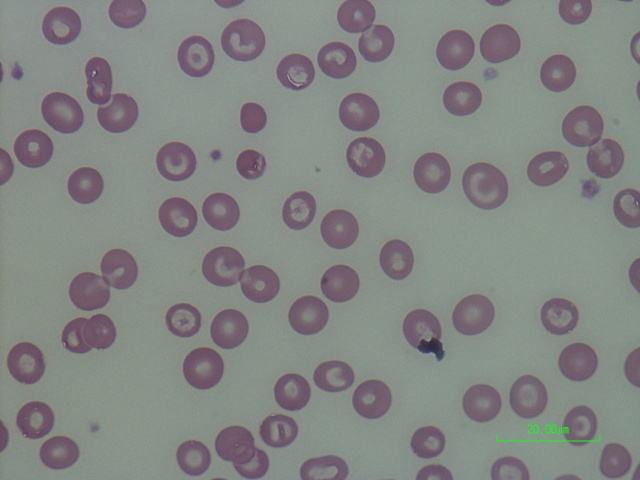
#> input picture images/wbc125.jpg, 640 x 480 px
$ jupyter execute main.ipynb
#> lines starting #> are read from the running program, lines starting #| are printed output that depends on the picture; after the words box and inside, x2 and y2 are one past the last pixel; in counts of white or black regions, pixels touching at a corner belong together
### image_process_module.py
import cv2
import numpy as np

class ImageProcess:
    def convert_to_gray(self, image):
        """Convert the image to grayscale"""
        return cv2.cvtColor(image, cv2.COLOR_BGR2GRAY)

    def clahe(self, image, clahe=None):
        """Apply Contrast Limited Adaptive Histogram Equalization (CLAHE) for enhancing contrast"""
        clahe = clahe if clahe is not None else cv2.createCLAHE(clipLimit=2.0, tileGridSize=(8, 8))
        return clahe.apply(image)

    def apply_threshold(self, image, threshold=150, method=cv2.THRESH_BINARY):
        """Apply binary thresholding to the image to create a binary (black & white) image"""
        _, binary = cv2.threshold(image, threshold, 255, method)  # Only return the binary image
        return binary

    def extract_contour(self, image, mode=cv2.RETR_TREE, method=cv2.CHAIN_APPROX_SIMPLE):
        """
        Extract contours from the image. If the image is not already binary, it will be converted to grayscale
        and thresholded before finding contours.
        """

        # Convert to grayscale and then apply threshold
        gray = self.convert_to_gray(image)
        clahe = self.clahe(image=gray)
        binary = self.apply_threshold(clahe)

        # Find contours in the binary image
        contours, _ = cv2.findContours(binary, mode, method)
        return contours

    def filter_contours(self, min_area, contours):
        """Filter out contours that have an area smaller than the specified minimum"""
        return [cnt for cnt in contours if cv2.contourArea(cnt) > min_area]

    def draw_contour(self, image, contours, thickness=1):
        """Draw contours on the image"""
        copy_image = image.copy()  # Make a copy of the image to avoid modifying the original

        # Draw contours on the image copy
        cv2.drawContours(copy_image, contours, contourIdx=-1, color=(0, 255, 0), thickness=thickness, lineType=cv2.LINE_AA)

        # Display the image with contours
        self.show_image(copy_image, "Contours of your image")

    def get_bounding_boxes(self, contours):
        """Get bounding boxes for each contour (rectangular regions enclosing each contour)"""
        return [cv2.boundingRect(cnt) for cnt in contours]

    def filter_bounding_box(self, bounding_boxes, min_w, min_h):
        """
        Filter bounding boxes that have a width smaller than min_w or height smaller than min_h.
        This is useful for ignoring small objects that might not be relevant.
        """
        return [box for box in bounding_boxes if box[2] >= min_w and box[3] >= min_h]

    def draw_bounding_boxes(self, image, bounding_boxes):
        """Draw bounding boxes on the image"""
        image_copy = image.copy()  # Make a copy of the image
        for (x, y, w, h) in bounding_boxes:
            # Draw a rectangle for each bounding box (in blue color)
            cv2.rectangle(image_copy, (x, y), (x + w, y + h), (255, 0, 0), 2)

        # Display the image with bounding boxes
        self.show_image(image_copy, 'Bounding Boxes')

    def show_image(self, image, title="Your image here."):
        """Display image"""
        cv2.imshow(title, image)
        cv2.waitKey(0)
        cv2.destroyAllWindows()

### main.ipynb
[cell 1]
from image_process_module import ImageProcess
import cv2
import numpy as np

[cell 2]
img_path = "images/wbc125.jpg"

image = cv2.imread(img_path)
#> image is the input picture: shape (480, 640, 3); mean B, G, R 131.4, 133.7, 130.9

img_process = ImageProcess()

[cell 3]
gray_img = img_process.convert_to_gray(image)
img_process.show_image(image=gray_img)

[cell 4]
clahe_img = img_process.clahe(gray_img)
#> in clahe, `return clahe.apply(image)`:
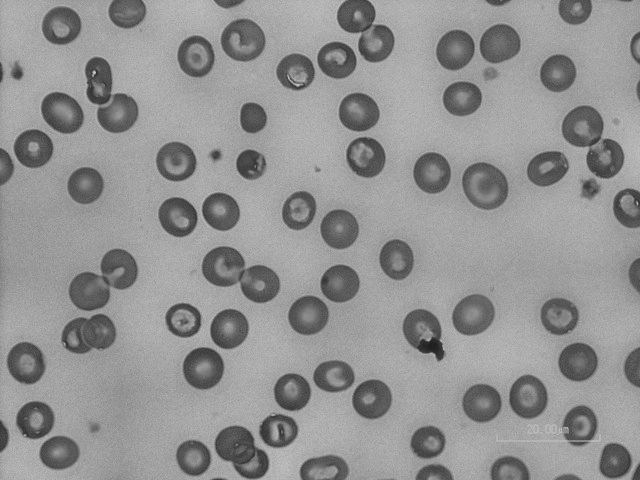
#> returned value: shape (480, 640); min 30, max 208, mean 146.2
img_process.show_image(image=clahe_img)

[cell 5]
binary_img = img_process.apply_threshold(image=clahe_img)
#> in apply_threshold, `_, binary = cv2.threshold(image, threshold, 255, method)`:
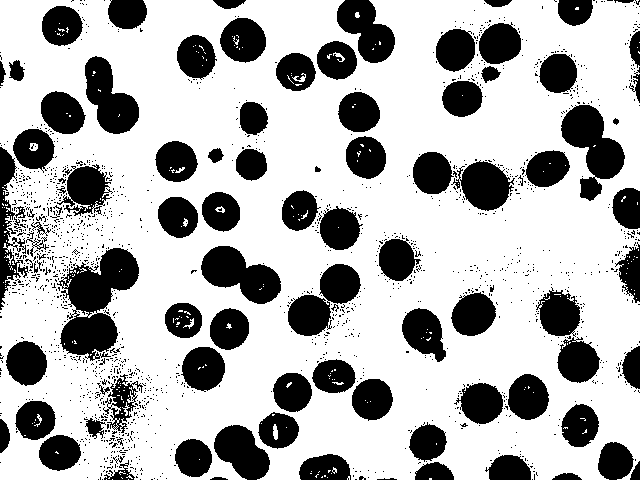
#> binary: shape (480, 640); 70% white; 1637 black regions (1538 under 20 px)
img_process.show_image(image=binary_img)

[cell 6]
contours = img_process.extract_contour(image=image)
#> in extract_contour, `contours, _ = cv2.findContours(binary, mode, method)`: contours = 2316 contours, 2212 with area under 20; largest, box (x1, y1, x2, y2) and area: (0, 0, 640, 480) 290398, (56, 247, 140, 317) 3082, (200, 245, 282, 305) 2822, (560, 104, 626, 180) 2780, (84, 55, 140, 135) 2548
contours = img_process.filter_contours(min_area=40, contours=contours)
#> contours = 71 contours; largest, box (x1, y1, x2, y2) and area: (0, 0, 640, 480) 290398, (56, 247, 140, 317) 3082, (200, 245, 282, 305) 2822, (560, 104, 626, 180) 2780, (84, 55, 140, 135) 2548

[cell 7]
img_process.draw_contour(image=image, contours=contours)
#> in draw_contour, `cv2.drawContours(copy_image, contours, contourIdx=-1, color=(0, 255, 0..`:
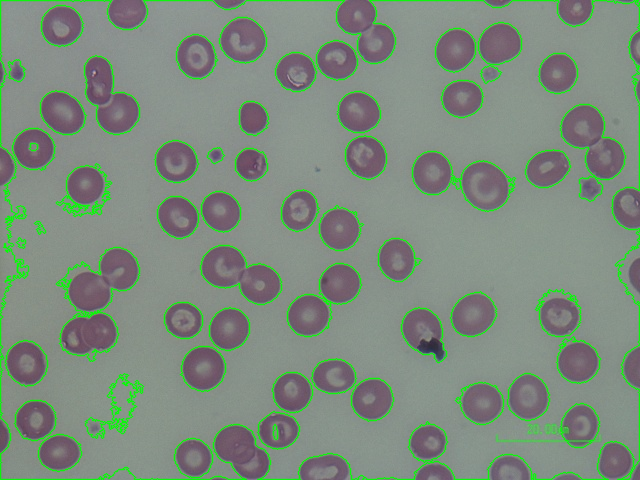
#> copy_image: shape (480, 640, 3); 10.12% of pixels changed, all inside (x1, y1, x2, y2) = (0, 0, 640, 480)

[cell 8]
bounding_boxes = img_process.get_bounding_boxes(contours=contours)
#> bounding_boxes = 71 items, first 6: (0, 0, 640, 480), (174, 438, 39, 40), (38, 434, 44, 38), (120, 422, 8, 12), (408, 421, 40, 42), (106, 419, 12, 11)
bounding_boxes = img_process.filter_bounding_box(bounding_boxes=bounding_boxes, min_w=20, min_h=20)
#> bounding_boxes = 55 items, first 6: (0, 0, 640, 480), (174, 438, 39, 40), (38, 434, 44, 38), (408, 421, 40, 42), (85, 417, 21, 22), (257, 411, 43, 39)
img_process.draw_bounding_boxes(image=image, bounding_boxes=bounding_boxes)
#> the loop in draw_bounding_boxes, `for (x, y, w, h) in bounding_boxes:` made 55 passes
#> (x, y, w, h) on passes 1 to 12: (0, 0, 640, 480), (174, 438, 39, 40), (38, 434, 44, 38), (408, 421, 40, 42), (85, 417, 21, 22), (257, 411, 43, 39), (560, 403, 40, 45), (14, 400, 43, 41), (455, 382, 49, 43), (351, 378, 43, 44), (507, 373, 43, 48), (107, 373, 32, 59)
#> after the loop in draw_bounding_boxes, `for (x, y, w, h) in bounding_boxes:`:
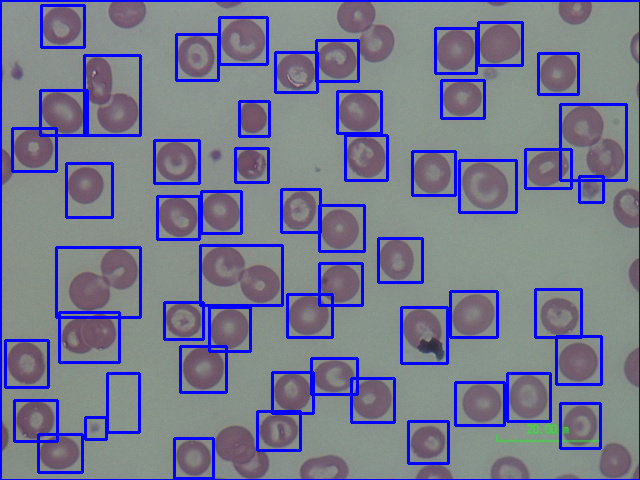
#> image_copy: shape (480, 640, 3); 10.23% of pixels changed, all inside (x1, y1, x2, y2) = (0, 0, 640, 480)

$ run again, with images/wbc79.jpg copied over images/wbc125.jpg
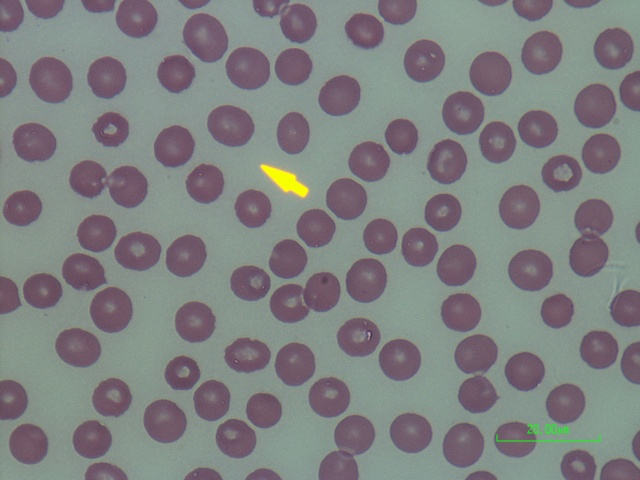
#> input picture images/wbc79.jpg, 640 x 480 px
#> image is the input picture: shape (480, 640, 3); mean B, G, R 128.9, 128.5, 127.1
#> in apply_threshold, `_, binary = cv2.threshold(image, threshold, 255, method)`:
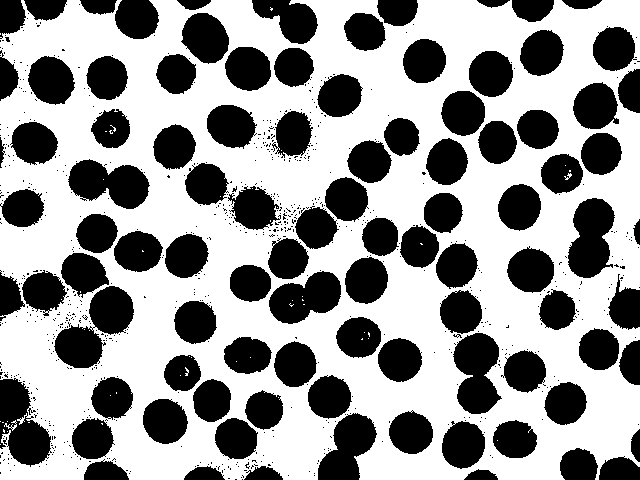
#> binary: shape (480, 640); 58.8% white; 802 black regions (705 under 20 px)
#> in extract_contour, `contours, _ = cv2.findContours(binary, mode, method)`: contours = 1044 contours, 965 with area under 20; largest, box (x1, y1, x2, y2) and area: (0, 0, 640, 480) 285356, (452, 332, 503, 415) 2848, (567, 197, 616, 279) 2800, (67, 158, 151, 210) 2764, (268, 270, 342, 325) 2588
#> `contours = img_process.filter_contours(min_area=40, contours=contours)`: contours = 73 contours; largest, box (x1, y1, x2, y2) and area: (0, 0, 640, 480) 285356, (452, 332, 503, 415) 2848, (567, 197, 616, 279) 2800, (67, 158, 151, 210) 2764, (268, 270, 342, 325) 2588
#> copy_image: shape (480, 640, 3); 11.9% of pixels changed, all inside (x1, y1, x2, y2) = (0, 0, 640, 480)
#> bounding_boxes = 73 items, first 6: (0, 0, 640, 480), (441, 420, 45, 50), (492, 419, 46, 40), (214, 417, 45, 43), (71, 417, 44, 43), (388, 410, 46, 45)
#> the loop in draw_bounding_boxes, `for (x, y, w, h) in bounding_boxes:` made 73 passes
#> after the loop in draw_bounding_boxes, `for (x, y, w, h) in bounding_boxes:`:
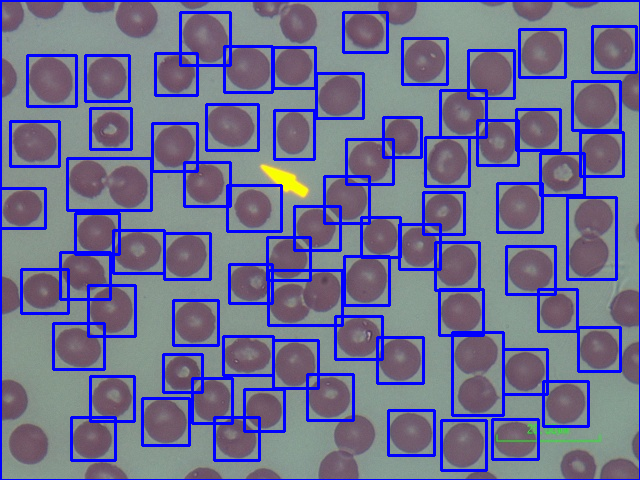
#> image_copy: shape (480, 640, 3); 13.37% of pixels changed, all inside (x1, y1, x2, y2) = (0, 0, 640, 480)
